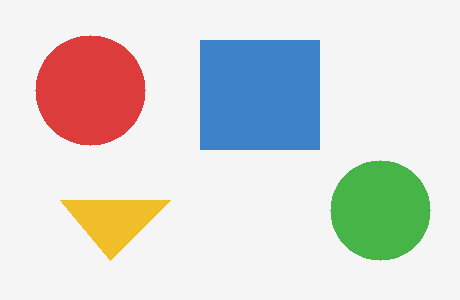
#> input picture SENAI-Visao-Computacional-Python/02-Deteccao-de-Objetos/objetos.png, 460 x 300 px
$ python deteccao_objetos.py
#> lines starting #> are read from the running program, lines starting #| are printed output that depends on the picture; after the words box and inside, x2 and y2 are one past the last pixel; in counts of white or black regions, pixels touching at a corner belong together
# =============================================================
#  AULA 8 - VISAO COMPUTACIONAL | DETECCAO DE OBJETOS
#  Curso: Programacao em IA Generativa - SENAI Frederico Jacob
# -------------------------------------------------------------
#  Encontra objetos em uma imagem pelos seus CONTORNOS (as bordas
#  que separam o objeto do fundo) e desenha uma caixa em cada um.
#
#  Para rodar:  pip install opencv-python numpy
#  Use uma imagem com objetos/formas sobre um fundo claro.
# =============================================================
import cv2

CAMINHO = 'objetos.png'
imagem = cv2.imread(CAMINHO)
#> imagem is the input picture: shape (300, 460, 3); mean B, G, R 213, 216.2, 215.5
if imagem is None:
    print(f"Nao encontrei '{CAMINHO}'. Coloque uma imagem com esse nome na pasta.")
    raise SystemExit

cinza = cv2.cvtColor(imagem, cv2.COLOR_BGR2GRAY)
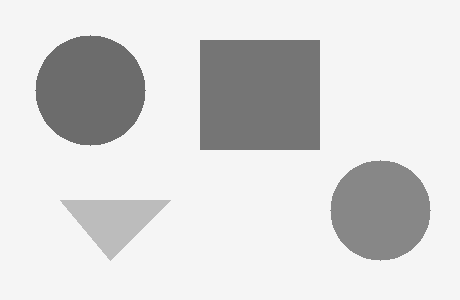
#> cinza: shape (300, 460); min 108, max 245, mean 215.7

# separa os objetos (mais escuros) do fundo (mais claro)
limiar = cv2.threshold(cinza, 240, 255, cv2.THRESH_BINARY_INV)[1]
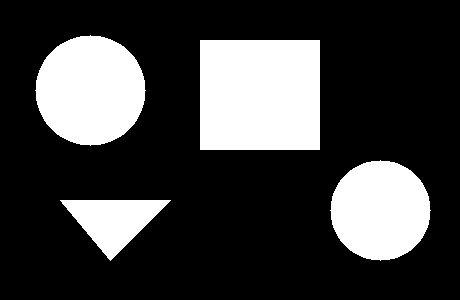
#> limiar: shape (300, 460); 24.6% white; 4 white regions

# encontra os contornos dos objetos
contornos, _ = cv2.findContours(limiar, cv2.RETR_EXTERNAL, cv2.CHAIN_APPROX_SIMPLE)
#> contornos = 4 contours; box (x1, y1, x2, y2) and area: (200, 40, 320, 150) 12971, (35, 35, 146, 146) 9322, (330, 160, 431, 261) 7704, (60, 200, 171, 261) 3305

# desenha uma caixa ao redor de cada objeto encontrado
n = 0
for c in contornos:
    if cv2.contourArea(c) > 300:          # ignora ruidos pequenos
        n += 1
        x, y, w, h = cv2.boundingRect(c)
        cv2.rectangle(imagem, (x, y), (x + w, y + h), (0, 0, 0), 2)
        cv2.putText(imagem, f"obj {n}", (x, y - 6),
                    cv2.FONT_HERSHEY_SIMPLEX, 0.5, (0, 0, 0), 1)
#> this loop made 4 passes
#> (c, x, y, w, h) on pass 3: ([[200, 40], [200, 149], [319, 149], [319, 40]], 200, 40, 120, 110)
#> (x, y, w, h) on passes 1, 2, 4: (60, 200, 111, 61), (330, 160, 101, 101), (35, 35, 111, 111)
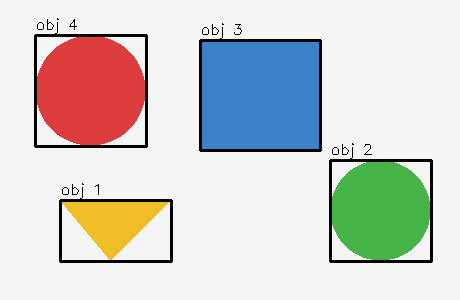
#> imagem: shape (300, 460, 3); 3.82% of pixels changed, all inside (x1, y1, x2, y2) = (34, 18, 433, 263)
#> after the loop, n = 4

print("Objetos detectados:", n)
#| Objetos detectados: 4
cv2.imwrite('objetos_detectados.png', imagem)
print("Resultado salvo em 'objetos_detectados.png'.")

# DESAFIO: mude o valor 300 para 2000 e veja quais objetos deixam de ser contados.
